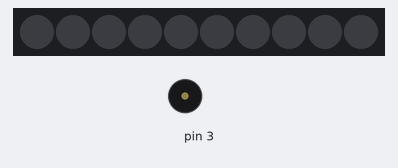
A sketch run on a simulated Arduino Uno, built with avr-gcc and run on an emulated ATmega328P. Parts: 10 RGB LEDs in strip order, left to right, buzzer (waves = sounding). Dim RGB values are drawn brighter than linear.

Above: at 0.2 s.
At 3.2 s:
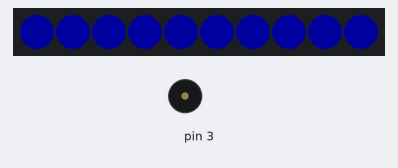
At 5.2 s:
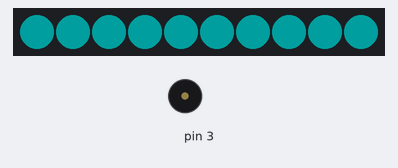
At 7.2 s:
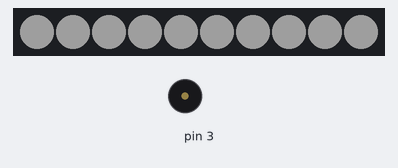
Timing chart, 0 to 40.0 s (numbered marks = the images above):
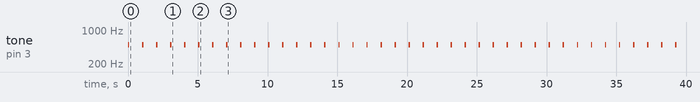

The sketch:

prueba_leds_GARABULLO_18.ino
```cpp
// programa de prueba de leds de garabullo
#include <Adafruit_NeoPixel.h>
#ifdef __AVR__
#include <avr/power.h>
#endif
// el pin al que están unidos los leds
// en la versión preliminar de la placa es el pin 12
//#define PIN 12
#define PIN 17
#define LEDS 10

Adafruit_NeoPixel leds = Adafruit_NeoPixel(LEDS, PIN, NEO_GRB + NEO_KHZ800);

int delayval = 50; // delay for half a second

void setup(void) {
  leds.begin();
  leds.show();
}
void loop(void) {
  int luz = 30;
  for (int i = 0; i < LEDS; i++) {
    leds.setPixelColor(i, leds.Color(0, 0, 0));
    leds.show();
  }
  tone(3, 500, 100);
  delay(1000);
  for (int i = 0; i < LEDS; i++) {
    leds.setPixelColor(i, leds.Color(luz, 0, 0));
    leds.show();
  }

  tone(3, 500, 100);
  delay(1000);
  for (int i = 0; i < LEDS; i++) {
    leds.setPixelColor(i, leds.Color(0, luz, 0));
    leds.show();
  }
  tone(3, 500, 100);
  delay(1000);

  for (int i = 0; i < LEDS; i++) {
    leds.setPixelColor(i, leds.Color(0, 0, luz));
    leds.show();
  }
  tone(3, 500, 100);
  delay(1000);
  for (int i = 0; i < LEDS; i++) {
    leds.setPixelColor(i, leds.Color(luz, luz, 0));
    leds.show();
  }
  tone(3, 500, 100);
  delay(1000);
  for (int i = 0; i < LEDS; i++) {
    leds.setPixelColor(i, leds.Color(0, luz, luz));
    leds.show();
  }
  tone(3, 500, 100);
  delay(1000);
  for (int i = 0; i < LEDS; i++) {
    leds.setPixelColor(i, leds.Color(luz, 0, luz));
    leds.show();
  }
  tone(3, 500, 100);
  delay(1000);
  for (int i = 0; i < LEDS; i++) {
    leds.setPixelColor(i, leds.Color(luz, luz, luz));
    leds.show();
  }
  tone(3, 500, 100);
  delay(1000);
}
```

Measured:
- by itself, tone on pin 3: alternates 500 Hz for 0.10 s and silent for 0.91 s
- what the display in image 1 shows lasts 1.0 s, from 3.0 s to 4.0 s
